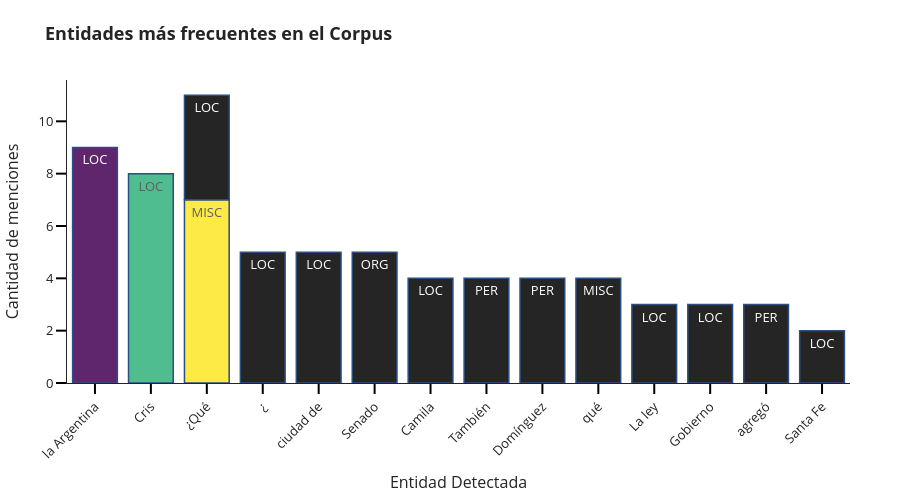

The code cell stored with this chart in its notebook:
### Code cell
visualizar_entidades_plotly(entidades)

### Figure 1 — Plotly figure (JSON) as saved in the notebook; plotly's stock layout.template omitted (floating-point values rounded to 4 significant figures)
{"data": [{"hovertemplate": "<b>Entidad:</b> %{x}<br><b>Frecuencia:</b> %{y}<br><b>Categoría:</b> %{text}<extra></extra>", "marker": {"color": [0.003922, 0.451, 0.698], "line": {"color": "rgb(8,48,107)", "width": 1.5}}, "opacity": 0.85, "text": ["LOC", "LOC", "MISC", "LOC", "LOC", "ORG", "LOC", "LOC", "PER", "PER", "MISC", "LOC", "LOC", "PER", "LOC"], "type": "bar", "x": ["la Argentina", "Cris", "¿Qué", "¿", "ciudad de", "Senado", "¿Qué", "Camila", "También", "Domínguez", "qué", "La ley", "Gobierno", "agregó", "Santa Fe"], "y": [9, 8, 7, 5, 5, 5, 4, 4, 4, 4, 4, 3, 3, 3, 2]}], "layout": {"font": {"size": 13}, "height": 500, "margin": {"b": 100, "l": 50, "r": 50, "t": 80}, "title": {"font": {"size": 18}, "text": "<b>Entidades más frecuentes en el Corpus</b>"}, "xaxis": {"tickangle": -45, "tickcolor": "black", "ticklen": 10, "ticks": "outside", "tickwidth": 2, "title": {"text": "Entidad Detectada"}}, "yaxis": {"tickcolor": "black", "ticklen": 10, "ticks": "outside", "tickwidth": 2, "title": {"text": "Cantidad de menciones"}}}}
